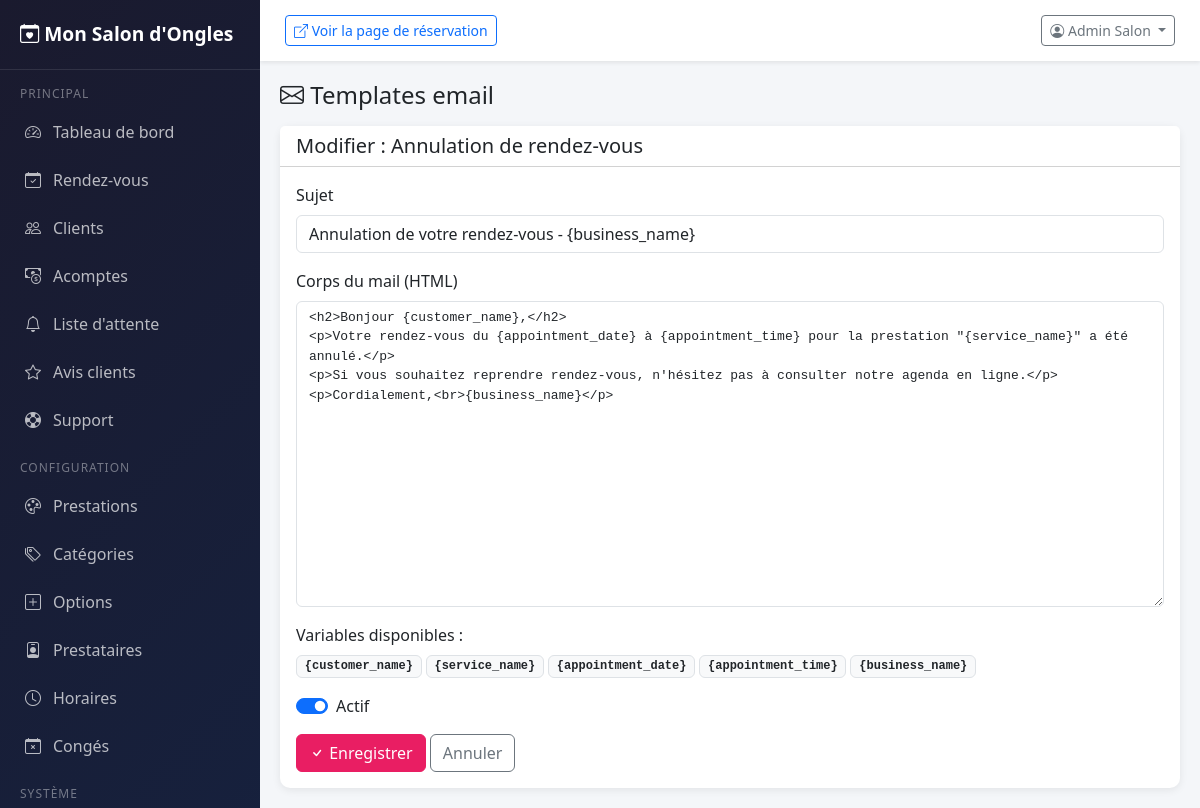
The page /admin/index.php?page=email-templates&edit=3 (signed in) on the database its author committed.
### tables this page shows
CREATE TABLE IF NOT EXISTS `ab_email_templates` (
  `id` INT UNSIGNED AUTO_INCREMENT PRIMARY KEY,
  `slug` VARCHAR(100) NOT NULL UNIQUE,
  `name` VARCHAR(200) NOT NULL,
  `subject` VARCHAR(255) NOT NULL,
  `body` TEXT NOT NULL,
  `variables` TEXT COMMENT 'Variables disponibles (JSON)',
  `is_active` TINYINT(1) DEFAULT 1,
  `updated_at` DATETIME DEFAULT CURRENT_TIMESTAMP ON UPDATE CURRENT_TIMESTAMP
);

### admin/index.php (called while the page is built, shortened)
<?php
require_once __DIR__ . '/../core/App.php';
$page = $_GET['page'] ?? 'dashboard';
$pageFile = __DIR__ . '/pages/' . $page . '.php';
if (file_exists($pageFile)) {
    if ($page === 'login') {
        require $pageFile;
    } else {
        require __DIR__ . '/layout.php';
    }
} else {
    http_response_code(404);
    echo 'Page non trouvée';
}

### core/Database.php (called while the page is built, shortened)
<?php
class Database {
    private static ?Database $instance = null;
    private PDO $pdo;
    private function __construct() {
        $dsn = 'mysql:host=' . AB_DB_HOST . ';dbname=' . AB_DB_NAME . ';charset=' . AB_DB_CHARSET;
        $this->pdo = new PDO($dsn, AB_DB_USER, AB_DB_PASS, [
            PDO::ATTR_ERRMODE => PDO::ERRMODE_EXCEPTION,
            PDO::ATTR_DEFAULT_FETCH_MODE => PDO::FETCH_ASSOC,
            PDO::ATTR_EMULATE_PREPARES => false,
        ]);
        $this->pdo->exec("SET time_zone = '+00:00'");
    }
    public static function getInstance(): self {
        if (self::$instance === null) {
            self::$instance = new self();
        }
        return self::$instance;
    }
    public function query(string $sql, array $params = []): PDOStatement {
        $stmt = $this->pdo->prepare($sql);
        $stmt->execute($params);
        return $stmt;
    }
    public function fetchOne(string $sql, array $params = []): ?array {
        $result = $this->query($sql, $params)->fetch();
        return $result ?: null;
    }
}

### core/App.php (called while the page is built, shortened)
<?php
require_once __DIR__ . '/Database.php';
function ab_url(string $path = ''): string {
    static $baseUrl = null;
    if ($baseUrl === null) {
        if (defined('AB_BASE_URL') && AB_BASE_URL !== '' && AB_BASE_URL !== 'http://localhost/ABAppointments') {
            $baseUrl = rtrim(AB_BASE_URL, '/');
        } elseif (isset($_SERVER['HTTP_HOST'])) {
            $scheme = (!empty($_SERVER['HTTPS']) && $_SERVER['HTTPS'] !== 'off') ? 'https' : 'http';
            $scriptDir = dirname($_SERVER['SCRIPT_NAME']);
            if (preg_match('#/(public|admin|api)$#', $scriptDir)) {
                $scriptDir = dirname($scriptDir);
            }
            $baseUrl = $scheme . '://' . $_SERVER['HTTP_HOST'] . rtrim($scriptDir, '/');
        } else {
            $baseUrl = rtrim(AB_BASE_URL, '/');
        }
    }
    return $baseUrl . '/' . ltrim($path, '/');
}
function ab_escape(string $str): string {
    return htmlspecialchars($str, ENT_QUOTES, 'UTF-8');
}

### admin/pages/email-templates.php (the view, shortened to what this page needs)
<?php
$db = Database::getInstance();
$editTemplate = isset($_GET['edit']) ? $db->fetchOne("SELECT * FROM ab_email_templates WHERE id = ?", [(int)$_GET['edit']]) : null;
?>
<h4 class="mb-3"><i class="bi bi-envelope"></i> Templates email</h4>
<?php if ($editTemplate): ?>
<div class="card">
    <div class="card-header bg-white"><h5 class="mb-0">Modifier : <?= ab_escape($editTemplate['name']) ?></h5></div>
    <div class="card-body">
        <form method="POST">
            <div class="mb-3">
                <label class="form-label">Sujet</label>
                <input type="text" name="subject" class="form-control" value="<?= ab_escape($editTemplate['subject']) ?>">
            </div>
            <div class="mb-3">
                <label class="form-label">Corps du mail (HTML)</label>
                <textarea name="body" class="form-control" rows="15" style="font-family:monospace;font-size:13px;"><?= ab_escape($editTemplate['body']) ?></textarea>
            </div>
            <div class="mb-3">
                <label class="form-label">Variables disponibles :</label>
                <div class="d-flex flex-wrap gap-1">
                    <?php foreach (json_decode($editTemplate['variables'] ?? '[]', true) as $v): ?>
                    <code class="badge bg-light text-dark border">{<?= $v ?>}</code>
                    <?php endforeach; ?>
                </div>
            </div>
            <div class="form-check form-switch mb-3">
                <input type="checkbox" name="is_active" class="form-check-input" <?= $editTemplate['is_active'] ? 'checked' : '' ?>>
                <label class="form-check-label">Actif</label>
            </div>
            <button type="submit" class="btn btn-primary"><i class="bi bi-check"></i> Enregistrer</button>
            <a href="<?= ab_url('admin/index.php?page=email-templates') ?>" class="btn btn-outline-secondary">Annuler</a>
        </form>
    </div>
</div>
<?php endif; ?>

### rows shown on the page
ab_email_templates: name "Annulation de rendez-vous", subject "Annulation de votre rendez-vous - {business_name}", body "<h2>Bonjour {customer_name},</h2> <p>Votre rendez-vous du {appointment_date} à {appointment_time} pour la prestation \"{service_name}\" a été annulé.</p> <p>Si vous souhaitez reprendre rendez-vous, n'hésitez pas à consulter notre agenda en ligne.</p> <p>Cordialement,<br>{business_name}</p>", variables "customer_name", variables "service_name", variables "appointment_date", variables "appointment_time", variables "business_name", is_active "☑"

### other values the page prints
ab_escape(ab_setting('business_name', 'ABAppointments')) "Mon Salon d'Ongles"
ab_escape($userName) "Admin Salon"
